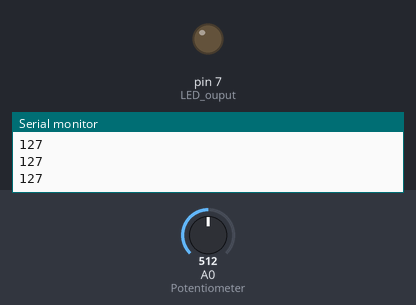
Bench run of a sketch on a simulated Arduino Uno, built with avr-gcc and run on an emulated ATmega328P. On the bench: output pins drawn as LEDs (lit = HIGH), the last lines printed to the serial monitor. The inputs (shaded band) are chosen by the test bench; at power-on: A0 (Potentiometer) = 512.

Above: at 1.2 s.
1.3 s: A0 (Potentiometer) set to 524
At 1.6 s:
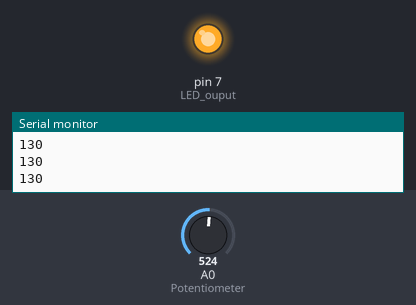
2.8 s: A0 (Potentiometer) set to 511
At 4.0 s:
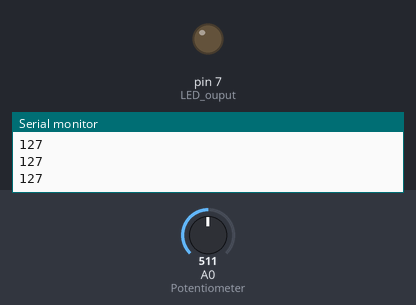
4.3 s: A0 (Potentiometer) set to 716
At 5.2 s:
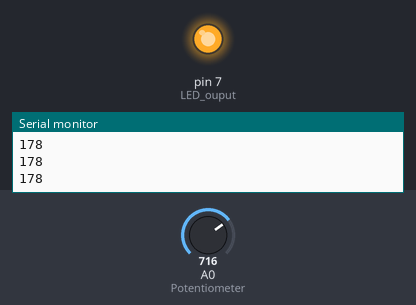
Timing chart, 0 to 7.3 s (numbered marks = the images above; inputs shaded):
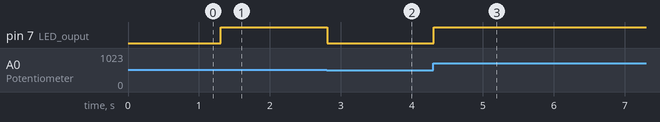

Measured:
- the behaviour switches between 513 and 514 on A0 (Potentiometer) (found by bisection; images 0 and 1)
- after the input at 1.3 s, pin 7 (LED_ouput): LOW → HIGH at once
- after the input at 2.8 s, pin 7 (LED_ouput): HIGH → LOW at once
- after the input at 4.3 s, pin 7 (LED_ouput): LOW → HIGH at once

The sketch:

02a-potentiometer-led.ino
```cpp
void setup() {
  pinMode(7, OUTPUT); // LED ouput
  Serial.begin(9600);
}

void loop() {
  int val = analogRead(A0); // Potentiometer input
  int out = map(val, 0, 1023, 0, 255); // Converts the input range of the potentiomiter (0-1023) to the output range of the analog pin (0-255)
  analogWrite(7, out); // Write to the LED output

  Serial.println(out);
  delay(10);
}
```
